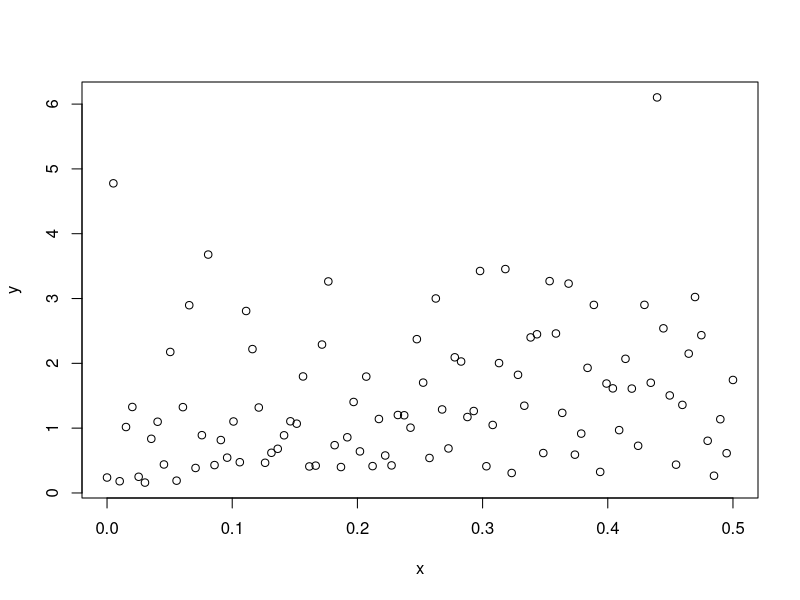
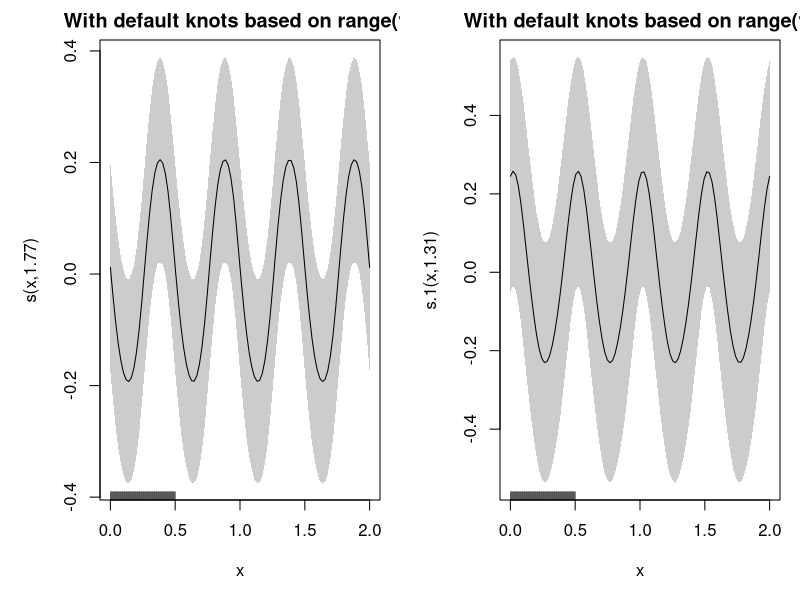
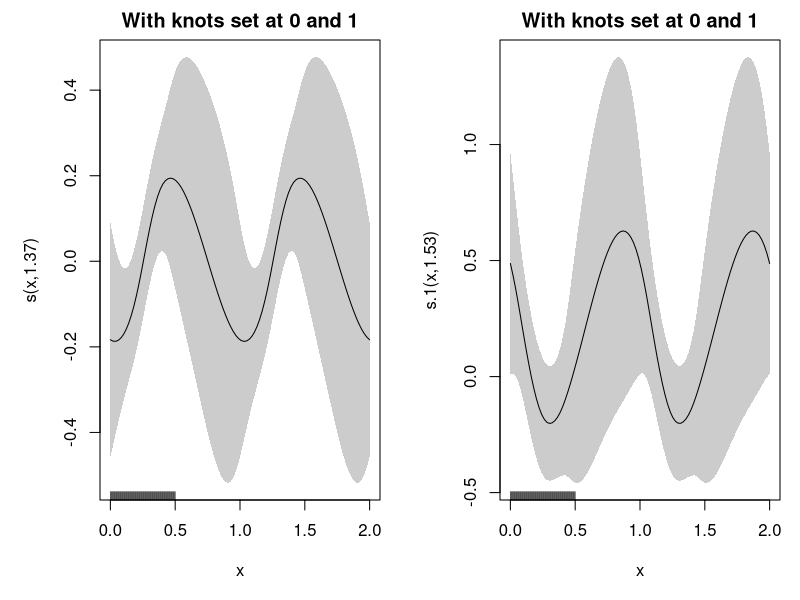

Source code (R) for these figures, in order:
library('dplyr') # for data wrangling
library('mgcv')  # for GAMs

d <- tibble(x = seq(0.0, 0.5, length.out = 100),
            s = sinpi(x) + 1.3,
            r = 0.1 * cospi(x) + 1.3,
            y = rgamma(n = length(x), shape = s, rate = r))

plot(y ~ x, d)

m <- gam(list(y ~ s(x, bs = 'cc'), ~ s(x, bs = 'cc')),
         family = gammals(), data = d, method = 'REML')

plot(m, pages = 1, scale = 0, xlim = c(0, 2), scheme = 1,
     main = 'With default knots based on range(y)')

m <- gam(list(y ~ s(x, bs = 'cc'), ~ s(x, bs = 'cc')),
         family = gammals(), data = d, method = 'REML',
         knots = list(x = c(0, 1)))

plot(m, pages = 1, scale = 0, xlim = c(0, 2), scheme = 1,
     main = 'With knots set at 0 and 1')
